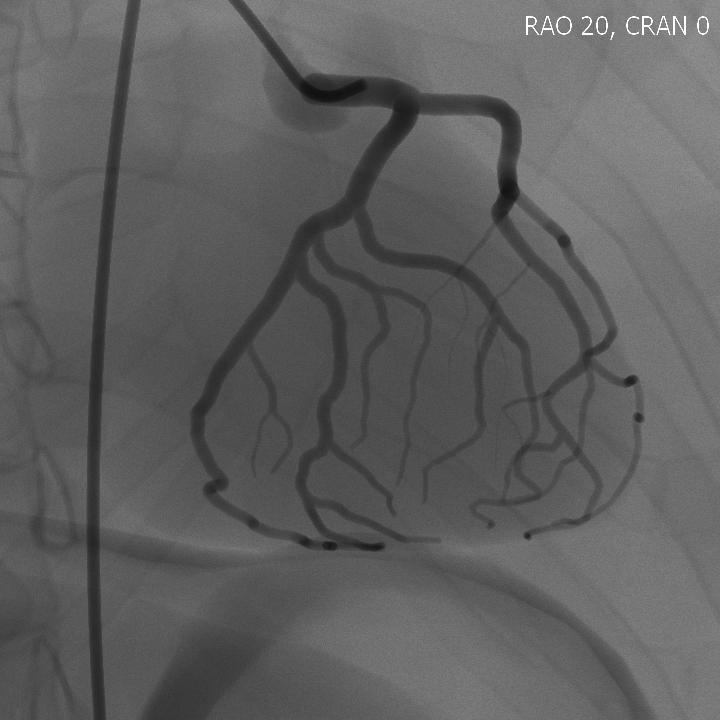
#> input picture HW4 - Registration & Segmentation/angio.png, 720 x 720 px
$ jupyter execute code.ipynb   (shell and % lines are left out)
#> lines starting #> are read from the running program, lines starting #| are printed output that depends on the picture; after the words box and inside, x2 and y2 are one past the last pixel; in counts of white or black regions, pixels touching at a corner belong together
<div dir=rtl>
<font color='red' size="6">آماده سازی نوت بوک</font>
<div dir=rtl>

><font size = "4"> 1.  قبل از هر کاری، با استفاده از مسیر نوشته شده در خط پایین، یک کپی از این نوتبوک در گوگل درایو خودتان بسازید و تمرین را در آن نسخه حل کنید.

<div dir=ltr>
<font size = "4" color='green'>
File --> Save a copy in Drive
</font>
<div dir=rtl>

><font size = "4"> 2.   برای دسترسی به تصاویر مورد نیاز در این تکلیف، بدون اعمال هیچ تغییری در بلوک زیر، آن را اجرا کنید. با این کار فایل های مربوط به تکلیف (تصاویر) دانلود و در فولدر کولب شما قرار داده می شوند. انجام این مرحله پس از هر بار قطع شدن از کولب و اتصال دوباره، ضروری است. یعنی اگر مثلا یک سوال را حل کردید و بعد کولب را بستید یا مدتی با آن کار نکردید و اتصالتان به طور خودکار قطع شد، در اقدام بعدیتان برای نوشتن بقیه‌ی تمرین، حتما این بلوک باید دوباره اجرا شود.

[cell 1]
#@title RUN THIS BLOCK WITHOUT ANY CHANGE to download the data

# Imports
<div dir=rtl>
<font color="green" size="6">فراخوانی کتابخانه ها</font>
<div dir=rtl>

[cell 2]
###
import cv2 as cv
import numpy as np
import matplotlib.pyplot as plt

###

# Any Helper Functions

<div dir=rtl>
<font color="green" size = "4">در صورت نیاز یا برای راحتی خودتان می‌توانید توابع کمکی‌ (مثلا برای عملیات‌های پر تکرار) این جا تعریف کنید (همه در همین بلوک).</font>
</div>

[cell 3]
###
def helperImshow(
    img,
    title: str,
    cmap: str = 'gray',
    vmin: int = 0,
    vmax: str = 255
):
    fig, ax = plt.subplots()
    ax.imshow(img, cmap=cmap, vmin=vmin, vmax=vmax)
    ax.set_title(title, color='white', fontweight='bold', backgroundcolor='green')

    plt.axis('off')
    plt.show()

def helperImgesShow(
    imgs: dict, # {title: img}
    cmap: str = 'gray',
    vmin: int = 0,
    vmax: int = 255
):
    plt.figure(figsize=(30,10))

    i = 0
    for title, img in imgs.items():
        i = i + 1
        plt.subplot(2,5,i)
        plt.imshow(img, cmap=cmap, vmin=vmin, vmax=vmax)
        plt.title(title, color='white', backgroundcolor='green')
        plt.axis('off')
###

# Question 5: Edge Detection (15%)

[cell 4]
#@title Q5 - Part 1 (Sobel) (5%)
###
angio = cv.imread("angio.png", cv.IMREAD_GRAYSCALE)
#> angio is the input picture: shape (720, 720); min 16, max 255, mean 95
sobelx = cv.Sobel(angio,cv.CV_64F,1,0,ksize=5)
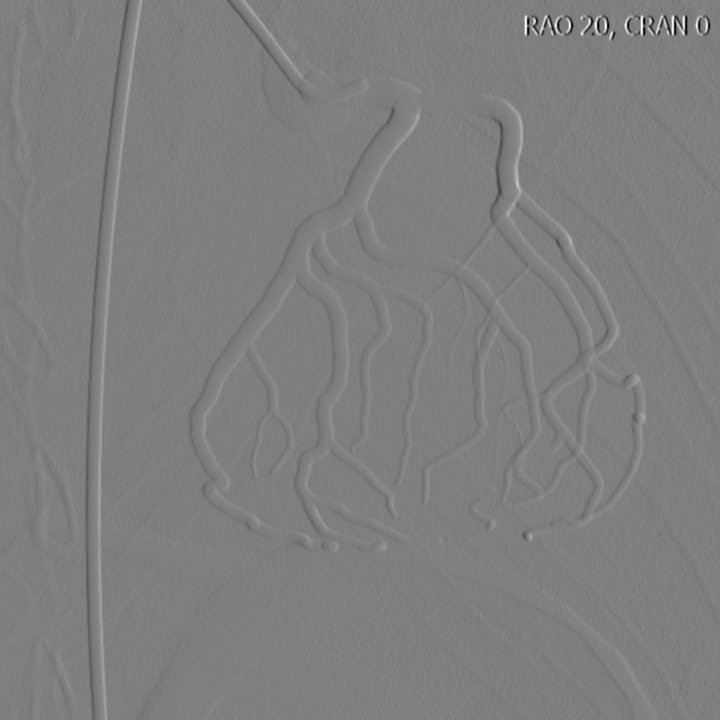
#> sobelx: shape (720, 720) float64; min -6482, max 6541, mean 4.6; drawn with min black and max white
sobely = cv.Sobel(angio,cv.CV_64F,0,1,ksize=5)
helperImgesShow(
    {
        'sobelx': sobelx,
        'sobely': sobely
    }
)
#> the loop in helperImgesShow, `for title, img in imgs.items():` made 2 passes
#> (title, i) on passes 1 to 2: ('sobelx', 1), ('sobely', 2)
#> after the loop in helperImgesShow, `for title, img in imgs.items():`: i = 2
###

[cell 5]
#@title Q5 - Part 2 (Canny) (5%)
###
canny = cv.Canny(angio,35,70)
#> canny: shape (720, 720); 2.6% white in thin lines or dots
helperImshow(canny, 'canny')

###

[cell 6]
#@title Q5 - Part 3 (LoG) (5%)
###
LoG = cv.Laplacian(angio, cv.CV_16S, ksize=5)
helperImshow(LoG, 'LoG')
###

# Question 6: Hough Transform (15%)

[cell 7]
#@title Q6 - Part 1 (60%)
###
bone = cv.imread("bone.jpg", cv.IMREAD_GRAYSCALE)
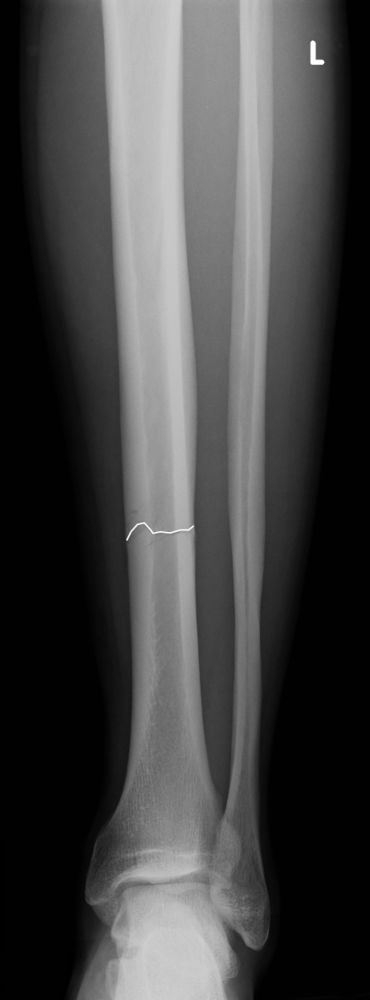
#> input picture HW4 - Registration & Segmentation/bone.jpg, 370 x 1000 px
#> bone is the input picture: shape (1000, 370); min 0, max 255, mean 69.2
bone = cv.GaussianBlur(bone,(3,3),0)
bone_edge = cv.Canny(bone,60,60)
#> bone_edge: shape (1000, 370); 1.4% white in thin lines or dots, all inside (x1, y1, x2, y2) = (76, 0, 325, 1000)

cdstP = cv.cvtColor(bone_edge, cv.COLOR_GRAY2BGR)
linesP = cv.HoughLinesP(bone_edge, 1, np.pi / 180, 50, None, 40, 20)
#> linesP = 34 rows, first 6: [257, 826, 260, 649], [264, 424, 272, 168], [116, 301, 124, 514], [234, 239, 240, 59], [189, 486, 189, 533], [101, 0, 110, 172]

if linesP is not None:
    for i in range(0, len(linesP)):
        l = linesP[i][0]
        cv.line(cdstP, (l[0], l[1]), (l[2], l[3]), (0,0,255), 3, cv.LINE_AA)
#> this loop made 34 passes
#> l on passes 1 to 12: [257, 826, 260, 649], [264, 424, 272, 168], [116, 301, 124, 514], [234, 239, 240, 59], [189, 486, 189, 533], [101, 0, 110, 172], [183, 207, 190, 309], [182, 184, 182, 32], [195, 472, 196, 417], [189, 286, 195, 372], [234, 693, 235, 610], [198, 649, 201, 714]
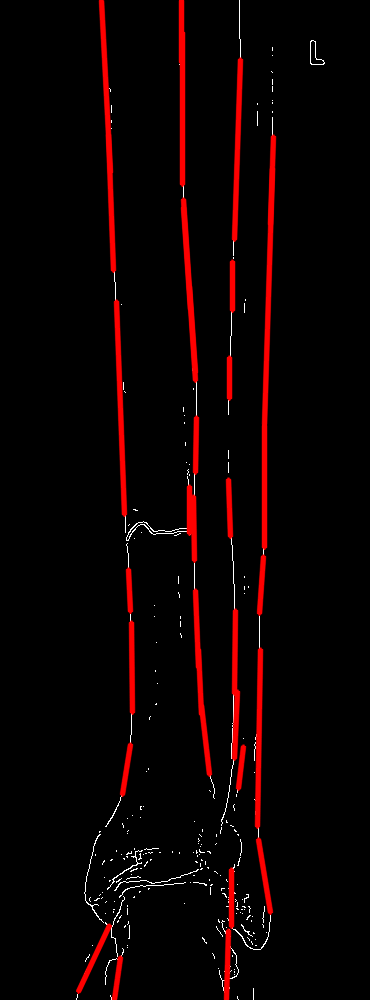
#> cdstP: shape (1000, 370, 3); mean B, G, R 1.7, 1.7, 12.6


bone = cv.imread("bone.jpg", cv.IMREAD_GRAYSCALE)
blur = cv.GaussianBlur(bone,(3,3),0)
bone_edge = cv.Canny(bone,60,60)
#> bone_edge: shape (1000, 370); 2% white in thin lines or dots, all inside (x1, y1, x2, y2) = (69, 0, 326, 1000)

lines = cv.HoughLines(bone_edge, 1.2, np.pi/180, 220)
#> lines = [[242.4, 0.0349], [-105.6, 3.11], [272.4, 0.0175], [182.4, 0]]

for r_theta in lines:
    arr = np.array(r_theta[0], dtype=np.float64)
    r, theta = arr
    a = np.cos(theta)
    b = np.sin(theta)
    x0 = a*r
    y0 = b*r
    x1 = int(x0 + 1000*(-b))
    y1 = int(y0 + 1000*(a))
    x2 = int(x0 - 1000*(-b))
    y2 = int(y0 - 1000*(a))
    cv.line(bone, (x1, y1), (x2, y2), (0,0,255), 4)
#> this loop made 4 passes
#> (r, theta, a, b, x0, y0, x1, y1) on passes 1 to 4: (242.4, 0.0349, 0.999, 0.0349, 242.3, 8.46, 207, 1007), (-105.6, 3.11, -0.999, 0.0349, 105.5, -3.69, 70, -1003), (272.4, 0.0175, 1, 0.0175, 272.4, 4.75, 254, 1004), (182.4, 0, 1, 0, 182.4, 0, 182, 1000)
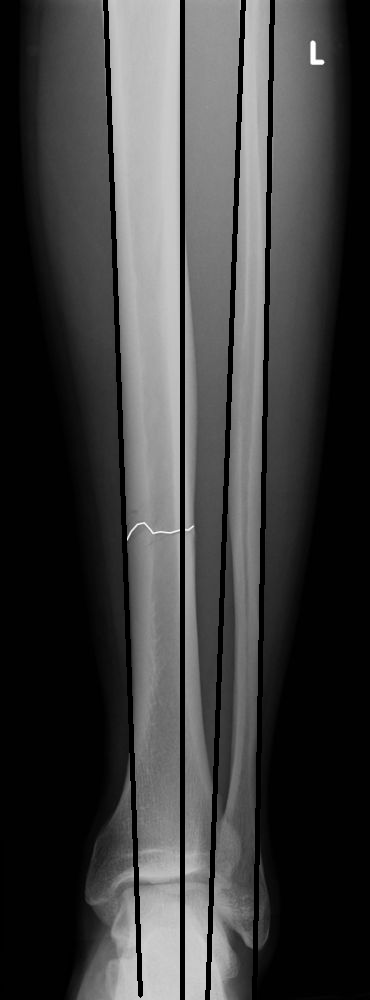
#> bone: shape (1000, 370); 5.41% of pixels changed, all inside (x1, y1, x2, y2) = (103, 0, 275, 1000)

helperImgesShow({
    'Hough': bone,
    'HoughP': cdstP
})
#> the loop in helperImgesShow (call 2), `for title, img in imgs.items():` made 2 passes


###
#> figure, not shown here; B, G, R data is drawn as R, G, B

[cell 8]
#@title Q6 - Part 2 (40%)
###

eye = cv.imread("eye.jpg", cv.IMREAD_GRAYSCALE)
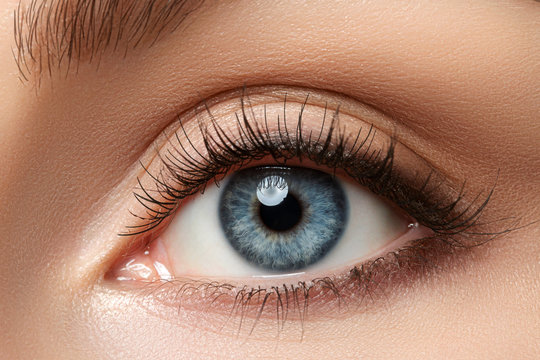
#> input picture HW4 - Registration & Segmentation/eye.jpg, 540 x 360 px
#> eye: shape (360, 540); min 0, max 255, mean 139.9


img = cv.medianBlur(eye,5)
cimg = cv.cvtColor(img,cv.COLOR_GRAY2BGR)
circles = cv.HoughCircles(img,cv.HOUGH_GRADIENT,1,40,param1=200,param2=40,minRadius=0,maxRadius=0)
#> circles = [[283.5, 205.5, 66.1]]
circles = np.uint16(np.around(circles))
#> circles = [[284, 206, 66]]
for i in circles[0,:]:
  cv.circle(cimg,(i[0],i[1]),i[2],(0,255,0),2)
  cv.circle(cimg,(i[0],i[1]),2,(0,0,255),3)
#> this loop made 1 pass
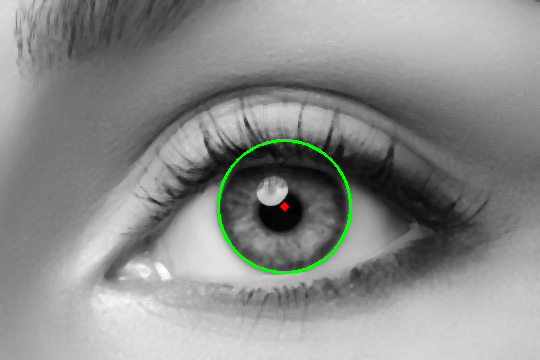
#> cimg: shape (360, 540, 3); mean B, G, R 139.6, 141.2, 139.6


helperImshow(cimg, 'detected circles')

###

# Question 7: Feature-Based Registration (20%)

[cell 9]
###
image = cv.imread('MRIF.png', cv.IMREAD_GRAYSCALE)
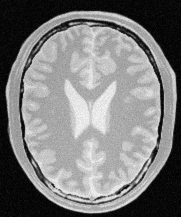
#> input picture HW4 - Registration & Segmentation/MRIF.png, 181 x 217 px
#> image is the input picture: shape (217, 181); min 0, max 251, mean 123.7
point1 = [89,119]
qpoint1 = [125,66]

point2 = [105,203]
qpoint2 = [104,108]

point3 = [157,199]
qpoint3 = [212,231]


A = np.array([[point1[0], point1[1], 1], [point2[0], point2[1], 1], [point3[0], point3[1], 1]])
b = np.array([[qpoint1[0], qpoint1[1]], [qpoint2[0], qpoint2[1]], [qpoint3[0], qpoint3[1]]])

result = np.matmul(np.linalg.inv(A),b)

for i in range(result.shape[0]):
    for j in range(result.shape[1]):
        print(f'a{i + 1}{j + 1} = {result[i][j]}')

###

# Question 8: Similarity-based Segmentation (20%)

[cell 10]
#@title Q8 - Part 1
###
mri = cv.imread('Color_MRI.png')
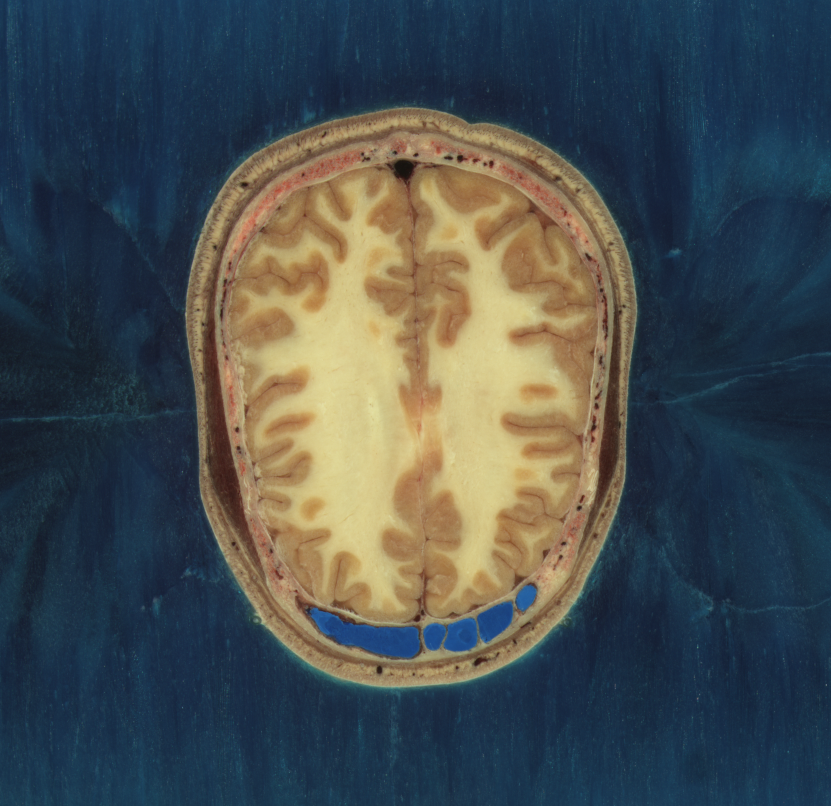
#> input picture HW4 - Registration & Segmentation/Color_MRI.png, 831 x 806 px
#> mri is the input picture: shape (806, 831, 3); mean B, G, R 79.6, 77.9, 70.6
mri = cv.cvtColor(mri, cv.COLOR_BGR2RGB)
###

[cell 11]
#@title Q8 - Part 2
###
seed_white = (370, 400)
seed_gray = (247, 271)

###

[cell 12]
#@title Q8 - Part 3 (5%)
###
empty_image = np.zeros(mri.shape, dtype=np.uint8)
empty_image[seed_white] = mri[seed_white]
empty_image[seed_gray] = mri[seed_gray]
#> empty_image: shape (806, 831, 3); mean R, G, B 0, 0, 0

###

[cell 13]
#@title Q8 - Part 4 (50%)
###
def growing_region(image, d, type_t, seed, max_iterations=100):
#> called with d = 10, type_t = 'const', seed = (370, 400), max_iterations = 208
    result = np.zeros_like(image, dtype=np.uint8)
    x = image[seed]
#> x = [209, 198, 139]
    result[seed] = x

    for _ in range(max_iterations):
        if type_t == 'const':
            threshold = x
        elif type_t == 'dynamic':
            threshold = np.mean(image[result == x])
            threshold = np.array([threshold,threshold,threshold])


        mask = cv.inRange(image, threshold - d, threshold + d)
        result = cv.bitwise_and(result, result, mask=~mask)
        result[mask > 0] = x

    return result

###

[cell 14]
#@title Q8 - Part 5 (15%)
###
rg = growing_region(empty_image, 10, "const", seed_white, 208)
helperImshow(rg, 'growing_region')

###

[cell 15]
#@title Q8 - Part 6 (10%)
###
image1 = cv.imread('Color_MRI.png')
image1 = cv.cvtColor(image1, cv.COLOR_BGR2RGB)

image2 = cv.imread('Color_MRI.png')
image2 = cv.cvtColor(image2, cv.COLOR_BGR2RGB)

image3 = cv.imread('Color_MRI.png')
image3 = cv.cvtColor(image3, cv.COLOR_BGR2RGB)

image4 = cv.imread('Color_MRI.png')
image4 = cv.cvtColor(image4, cv.COLOR_BGR2RGB)

const1 = growing_region(image1, 10, "const", seed_white, 208)
const2 = growing_region(image2, 10, "const", seed_gray, 208)

dynamic1 = growing_region(image3, 50, "dynamic", seed_white, 208)
#> call 4 of growing_region, with d = 50, type_t = 'dynamic', seed = (370, 400), max_iterations = 208
#> the loop in growing_region (call 4), `for _ in range(max_iterations):` made 208 passes
#> threshold on passes 1 to 12: [182, 182, 182], [185.4, 185.4, 185.4], [185.4, 185.4, 185.4], [185.4, 185.4, 185.4], [185.4, 185.4, 185.4], [185.4, 185.4, 185.4], [185.4, 185.4, 185.4], [185.4, 185.4, 185.4], [185.4, 185.4, 185.4], [185.4, 185.4, 185.4], [185.4, 185.4, 185.4], [185.4, 185.4, 185.4]
#> after the loop in growing_region (call 4), `for _ in range(max_iterations):`:
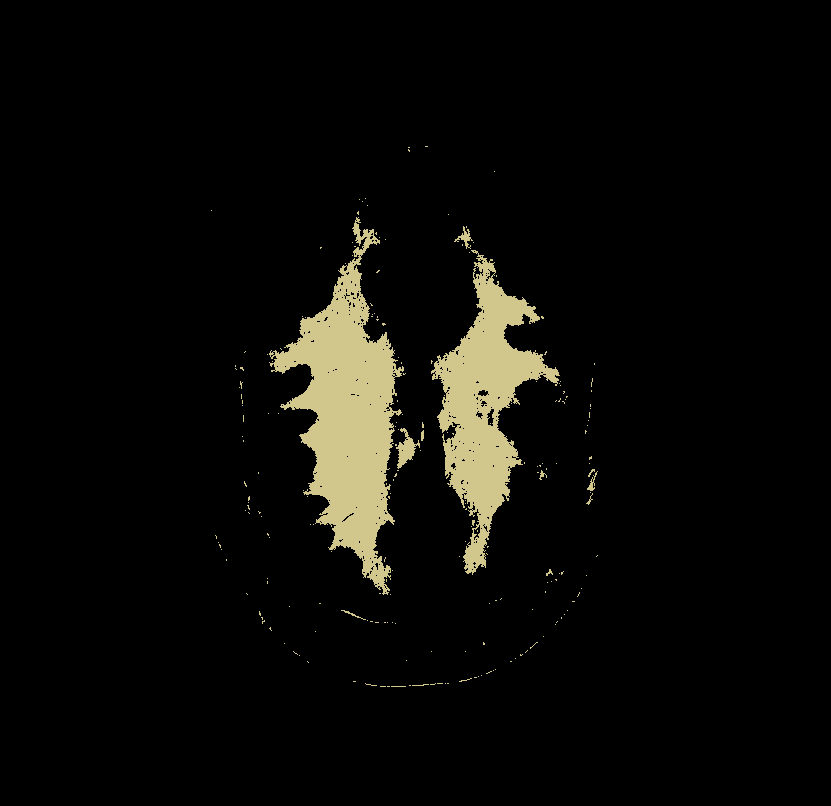
#> result: shape (806, 831, 3); mean R, G, B 11.6, 11, 7.7
dynamic2 = growing_region(image4, 50, "dynamic", seed_gray, 208)
#> in growing_region (call 5), `x = image[seed]`: x = [172, 148, 108]
#> the loop in growing_region (call 5), `for _ in range(max_iterations):` made 208 passes
#> threshold on passes 1 to 12: [142.7, 142.7, 142.7], [139.6, 139.6, 139.6], [137.8, 137.8, 137.8], [136.7, 136.7, 136.7], [136.1, 136.1, 136.1], [135.5, 135.5, 135.5], [135.5, 135.5, 135.5], [135.5, 135.5, 135.5], [135.5, 135.5, 135.5], [135.5, 135.5, 135.5], [135.5, 135.5, 135.5], [135.5, 135.5, 135.5]
#> after the loop in growing_region (call 5), `for _ in range(max_iterations):`:
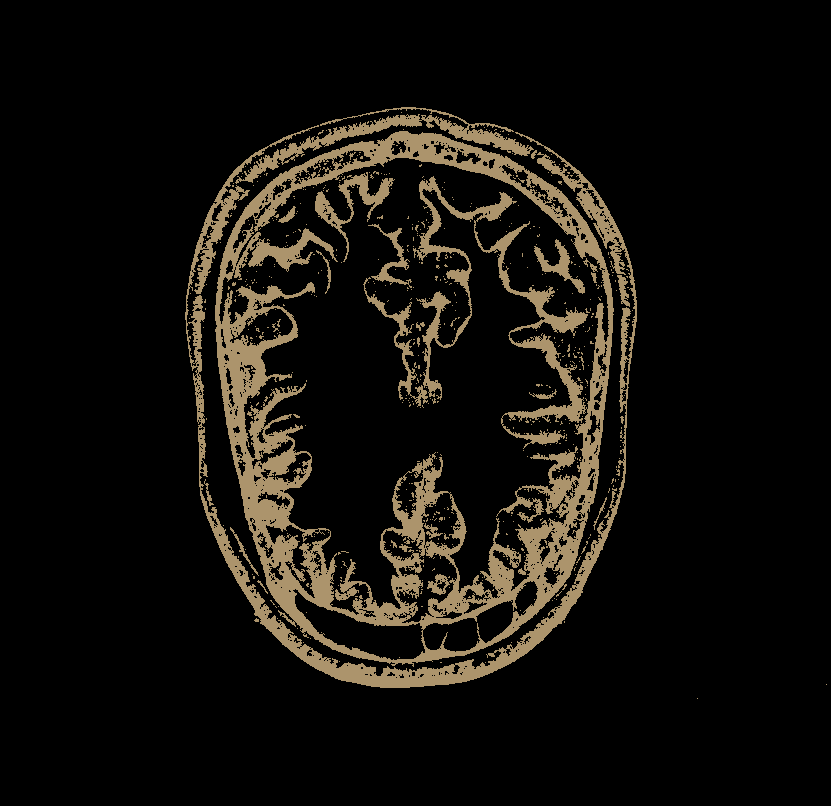
#> result: shape (806, 831, 3); mean R, G, B 19, 16.4, 12

###

[cell 16]
#@title Q8 - Part 7 (5%)
###
print(208)
###

[cell 17]
#@title Q8 - Part 8 (15%)
###
helperImgesShow({
    'dynamic1': dynamic1,
    'dynamic2': dynamic2,
    'const1': const1,
    'const2': const2
})

###
